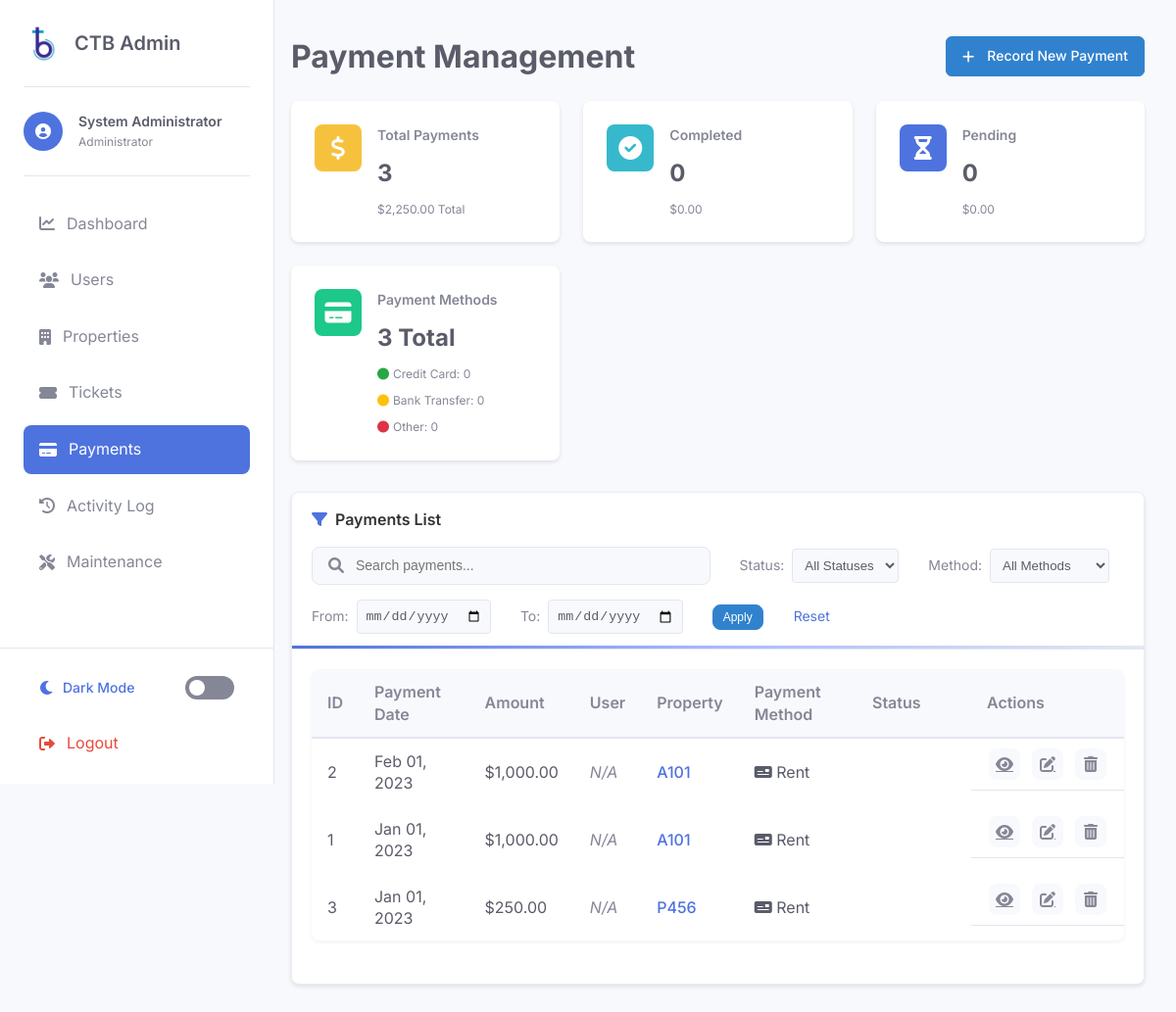
/admin/payments.php (signed in), run on an earlier commit of the app's database.
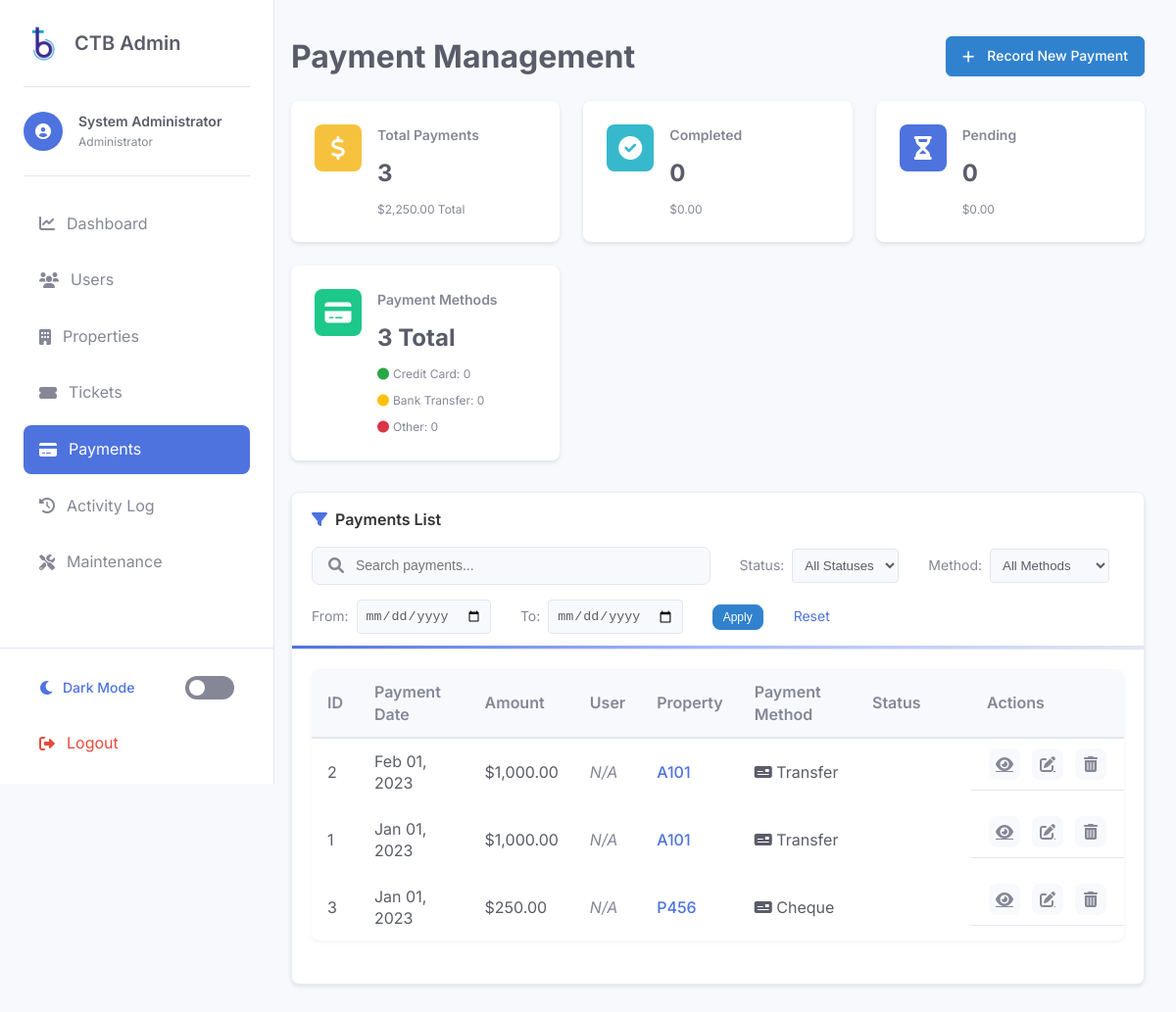
And on a later commit of the database.
### tables this page shows
CREATE TABLE payments (
    id INT AUTO_INCREMENT PRIMARY KEY,
    property_id INT NOT NULL,
    amount DECIMAL(10,2) NOT NULL,
    month DATE NOT NULL,
    status ENUM('paid', 'pending', 'cancelled', 'failed') DEFAULT 'pending',
    type ENUM('transfer', 'cheque') DEFAULT 'transfer',
    created_at TIMESTAMP DEFAULT CURRENT_TIMESTAMP,
    updated_at TIMESTAMP DEFAULT CURRENT_TIMESTAMP ON UPDATE CURRENT_TIMESTAMP,
    FOREIGN KEY (property_id) REFERENCES properties(id) ON DELETE CASCADE
);

CREATE TABLE properties (
    id INT AUTO_INCREMENT PRIMARY KEY,
    type ENUM('apartment', 'parking') NOT NULL,
    identifier VARCHAR(50) NOT NULL UNIQUE,
    user_id INT,
    created_at TIMESTAMP DEFAULT CURRENT_TIMESTAMP,
    updated_at TIMESTAMP DEFAULT CURRENT_TIMESTAMP ON UPDATE CURRENT_TIMESTAMP,
    FOREIGN KEY (user_id) REFERENCES users(id) ON DELETE SET NULL
);

### admin/payments.php (the view, shortened to what the changed rows need)
<?php
$page = isset($_GET['page']) ? (int)$_GET['page'] : 1;
$items_per_page = 10;
$offset = ($page - 1) * $items_per_page;
try {
    $db = new PDO("mysql:host=" . DB_HOST . ";dbname=" . DB_NAME, DB_USER, DB_PASS);
    $db->setAttribute(PDO::ATTR_ERRMODE, PDO::ERRMODE_EXCEPTION);
    $query = "SELECT p.*,
              p.type as payment_method,
              u.name as user_name,
              pr.identifier as property_identifier
              FROM payments p
              LEFT JOIN properties pr ON p.property_id = pr.id
              LEFT JOIN users u ON pr.user_id = u.id
              WHERE 1=1";
    $query .= " ORDER BY p.month DESC LIMIT :offset, :limit";
    $stmt = $db->prepare($query);
    $stmt->bindValue(':offset', $offset, PDO::PARAM_INT);
    $stmt->bindValue(':limit', $items_per_page, PDO::PARAM_INT);
    $stmt->execute();
    $payments = $stmt->fetchAll(PDO::FETCH_ASSOC);
} catch (PDOException $e) {
    $_SESSION['error'] = "Database error: " . $e->getMessage();
    $payments = [];
    $total = 0;
    $total_pages = 0;
    $payment_stats = ['total_amount' => 0, 'total_count' => 0];
    $status_stats = [];
    $method_stats = [];
}
?>
<!DOCTYPE html>
<html lang="en">
<head>
    <link rel="stylesheet" href="https://cdnjs.cloudflare.com/ajax/libs/font-awesome/6.0.0/css/all.min.css">
    <link rel="stylesheet" href="css/admin-style.css">
</head>
<body>
    <div class="admin-container">
        <?php include 'includes/admin-sidebar.php'; ?>
        <main class="main-content">
            <div class="page-header">
                <h1>Payment Management</h1>
            </div>
            <div class="card user-filter-card">
                <div class="card-body">
                    <?php if (empty($payments)): ?>
                        <div class="empty-state">
                            <i class="fas fa-credit-card"></i>
                            <p>No payments found. Try adjusting your filters or add a new payment.</p>
                            <a href="add-payment.php" class="btn btn-primary">Record New Payment</a>
                        </div>
                    <?php else: ?>
                        <div class="table-responsive">
                            <table class="table">
                                <thead>
                                    <tr>
                                        <th>ID</th>
                                        <th>Payment Date</th>
                                        <th>Amount</th>
                                        <th>User</th>
                                        <th>Property</th>
                                        <th>Payment Method</th>
                                        <th>Status</th>
                                        <th>Actions</th>
                                    </tr>
                                </thead>
                                <tbody>
                                    <?php foreach ($payments as $payment): ?>
                                        <tr>
                                            <td><?php echo $payment['payment_id'] ?? $payment['id']; ?></td>
                                            <td><?php echo date('M d, Y', strtotime($payment['month'])); ?></td>
                                            <td>$<?php echo number_format($payment['amount'], 2); ?></td>
                                            <td>
                                                <?php if (isset($payment['user_id']) && $payment['user_id']): ?>
                                                    <a href="view-user.php?id=<?php echo $payment['user_id']; ?>" class="user-link">
                                                        <?php echo htmlspecialchars($payment['user_name']); ?>
                                                    </a>
                                                <?php else: ?>
                                                    <span class="text-muted">N/A</span>
                                                <?php endif; ?>
                                            </td>
                                            <td>
                                                <?php if (isset($payment['property_id']) && $payment['property_id']): ?>
                                                    <a href="view-property.php?id=<?php echo $payment['property_id']; ?>" class="property-link">
                                                        <?php echo htmlspecialchars($payment['property_identifier']); ?>
                                                    </a>
                                                <?php else: ?>
                                                    <span class="text-muted">N/A</span>
                                                <?php endif; ?>
                                            </td>
                                            <td>
                                                <?php
                                                    $methodIcon = '';
                                                    $payment_method = isset($payment['payment_method']) ? $payment['payment_method'] : 'other';
                                                    switch ($payment_method) {
                                                        default:
                                                            $methodIcon = '<i class="fas fa-money-check"></i> ';
                                                    }
                                                    $paymentMethodDisplay = $payment_method ? ucfirst(str_replace('_', ' ', $payment_method)) : 'Other';
                                                    echo $methodIcon . $paymentMethodDisplay;
                                                ?>
                                            </td>
                                            <td>
                                                <?php
                                                    $statusClass = '';
                                                ?>
                                                <span class="status-indicator status-<?php echo $statusClass; ?>">
                                                </span>
                                            </td>
                                            <td class="actions">
                                                <a href="view-payment.php?id=<?php echo $payment['id']; ?>" class="btn-icon" title="View Payment">
                                                    <i class="fas fa-eye"></i>
                                                </a>
                                                <a href="edit-payment.php?id=<?php echo $payment['id']; ?>" class="btn-icon" title="Edit Payment">
                                                    <i class="fas fa-edit"></i>
                                                </a>
                                                <a href="javascript:void(0);" class="btn-icon delete-payment" data-id="<?php echo $payment['id']; ?>" title="Delete Payment">
                                                    <i class="fas fa-trash-alt"></i>
                                                </a>
                                            </td>
                                        </tr>
                                    <?php endforeach; ?>
                                </tbody>
                            </table>
                        </div>
                    <?php endif; ?>
                </div>
            </div>
        </main>
    </div>
</body>
</html>

What changed in the data, as far as the page shows it:
changed payments "Feb 01, 2023": type "Rent" → "Transfer"
changed payments id 1: type "Rent" → "Transfer"
changed payments id 3: type "Rent" → "Cheque"
